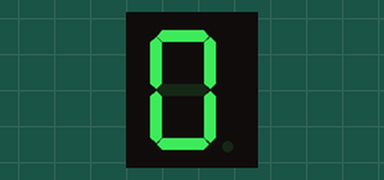
This sketch was run on a simulated Arduino Uno, built with avr-gcc and run on an emulated ATmega328P. Parts: 1-digit seven-segment display. Wiring (inferred from the names in the program): 1-digit 7-segment display, segments lit when HIGH: segments pin 3, pin 2, pin 8, pin 9, pin 10, pin 4, pin 5. The segment pins are drawn as the display they are named for.

Above: at 0.1 s.
At 1.1 s:
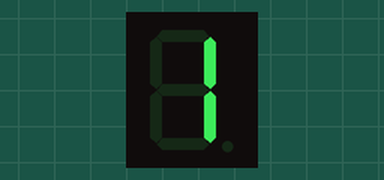
At 2.1 s:
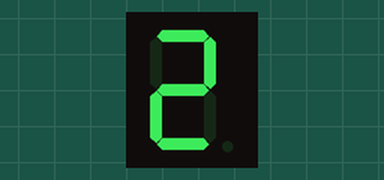
At 4.1 s:
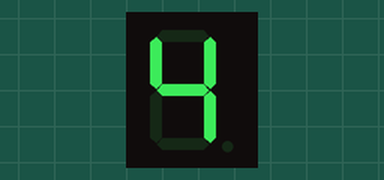
At 6.1 s:
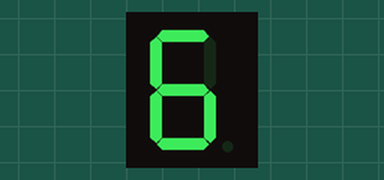
At 9.1 s:
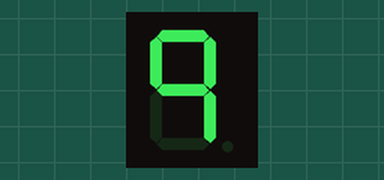

Measured:
- by itself, everything shown: repeats every 10.0 s, in 10 steps
- what the display in image 1 shows lasts 1.0 s, from 1.0 s to 2.0 s

The sketch:

display7seg1digito.ino
```cpp
/*
 * Descrição: Exemplo de como utilizar display 7 segmentos 1 dígito.
 * Autor: Eros Vitor Bornatowski
 * Data: 26/07/2022
 */

#define PIN_SEG_B 2
#define PIN_SEG_A 3
#define PIN_SEG_F 4
#define PIN_SEG_G 5
#define PIN_SEG_C 8
#define PIN_SEG_D 9
#define PIN_SEG_E 10

#define ON 1
#define OFF 0

void setup()
{
  pinMode(PIN_SEG_B, OUTPUT);
  pinMode(PIN_SEG_A, OUTPUT);
  pinMode(PIN_SEG_F, OUTPUT);
  pinMode(PIN_SEG_G, OUTPUT);
  pinMode(PIN_SEG_C, OUTPUT);
  pinMode(PIN_SEG_D, OUTPUT);
  pinMode(PIN_SEG_E, OUTPUT);
}

void loop()
{
  for (int i=0; i <= 9; i++) {
    showNumber(i);
    delay(1000);
  }
}

void showNumber(int number) {
  switch (number) {
    case 0: showNumber0(); break;
    case 1: showNumber1(); break;
    case 2: showNumber2(); break;
    case 3: showNumber3(); break;
    case 4: showNumber4(); break;
    case 5: showNumber5(); break;
    case 6: showNumber6(); break;
    case 7: showNumber7(); break;
    case 8: showNumber8(); break;
    case 9: showNumber9(); break;
  }
}

void showNumber0() {
  digitalWrite(PIN_SEG_B, ON);
  digitalWrite(PIN_SEG_A, ON);
  digitalWrite(PIN_SEG_F, ON);
  digitalWrite(PIN_SEG_G, OFF);
  digitalWrite(PIN_SEG_C, ON);
  digitalWrite(PIN_SEG_D, ON);
  digitalWrite(PIN_SEG_E, ON);
}

void showNumber1() {
  digitalWrite(PIN_SEG_B, ON);
  digitalWrite(PIN_SEG_A, OFF);
  digitalWrite(PIN_SEG_F, OFF);
  digitalWrite(PIN_SEG_G, OFF);
  digitalWrite(PIN_SEG_C, ON);
  digitalWrite(PIN_SEG_D, OFF);
  digitalWrite(PIN_SEG_E, OFF);
}

void showNumber2() {
  digitalWrite(PIN_SEG_B, ON);
  digitalWrite(PIN_SEG_A, ON);
  digitalWrite(PIN_SEG_F, OFF);
  digitalWrite(PIN_SEG_G, ON);
  digitalWrite(PIN_SEG_C, OFF);
  digitalWrite(PIN_SEG_D, ON);
  digitalWrite(PIN_SEG_E, ON);
}

void showNumber3() {
  digitalWrite(PIN_SEG_B, ON);
  digitalWrite(PIN_SEG_A, ON);
  digitalWrite(PIN_SEG_F, OFF);
  digitalWrite(PIN_SEG_G, ON);
  digitalWrite(PIN_SEG_C, ON);
  digitalWrite(PIN_SEG_D, ON);
  digitalWrite(PIN_SEG_E, OFF);
}

void showNumber4() {
  digitalWrite(PIN_SEG_B, ON);
  digitalWrite(PIN_SEG_A, OFF);
  digitalWrite(PIN_SEG_F, ON);
  digitalWrite(PIN_SEG_G, ON);
  digitalWrite(PIN_SEG_C, ON);
  digitalWrite(PIN_SEG_D, OFF);
  digitalWrite(PIN_SEG_E, OFF);
}

void showNumber5() {
  digitalWrite(PIN_SEG_B, OFF);
  digitalWrite(PIN_SEG_A, ON);
  digitalWrite(PIN_SEG_F, ON);
  digitalWrite(PIN_SEG_G, ON);
  digitalWrite(PIN_SEG_C, ON);
  digitalWrite(PIN_SEG_D, ON);
  digitalWrite(PIN_SEG_E, OFF);
}

void showNumber6() {
  digitalWrite(PIN_SEG_B, OFF);
  digitalWrite(PIN_SEG_A, ON);
  digitalWrite(PIN_SEG_F, ON);
  digitalWrite(PIN_SEG_G, ON);
  digitalWrite(PIN_SEG_C, ON);
  digitalWrite(PIN_SEG_D, ON);
  digitalWrite(PIN_SEG_E, ON);
}

void showNumber7() {
  digitalWrite(PIN_SEG_B, ON);
  digitalWrite(PIN_SEG_A, ON);
  digitalWrite(PIN_SEG_F, OFF);
  digitalWrite(PIN_SEG_G, OFF);
  digitalWrite(PIN_SEG_C, ON);
  digitalWrite(PIN_SEG_D, OFF);
  digitalWrite(PIN_SEG_E, OFF);
}

void showNumber8() {
  digitalWrite(PIN_SEG_B, ON);
  digitalWrite(PIN_SEG_A, ON);
  digitalWrite(PIN_SEG_F, ON);
  digitalWrite(PIN_SEG_G, ON);
  digitalWrite(PIN_SEG_C, ON);
  digitalWrite(PIN_SEG_D, ON);
  digitalWrite(PIN_SEG_E, ON);
}

void showNumber9() {
  digitalWrite(PIN_SEG_B, ON);
  digitalWrite(PIN_SEG_A, ON);
  digitalWrite(PIN_SEG_F, ON);
  digitalWrite(PIN_SEG_G, ON);
  digitalWrite(PIN_SEG_C, ON);
  digitalWrite(PIN_SEG_D, OFF);
  digitalWrite(PIN_SEG_E, OFF);
}
```
